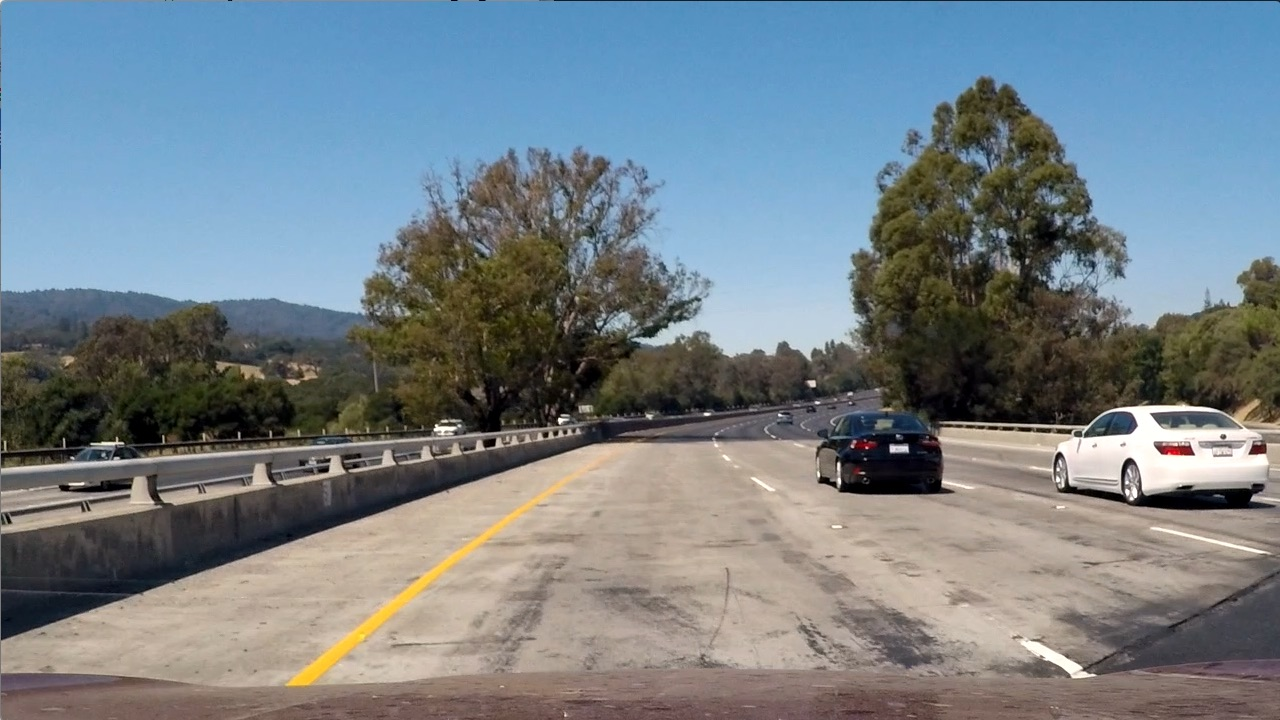
#> input picture test_images/1.jpg, 1280 x 720 px; the run also reads 3 pictures not shown here
$ jupyter execute --allow-errors Vehicle-Detection.ipynb   (shell and % lines are left out)   (older library calls are emulated)
#> lines starting #> are read from the running program, lines starting #| are printed output that depends on the picture; after the words box and inside, x2 and y2 are one past the last pixel; in counts of white or black regions, pixels touching at a corner belong together
[cell 1]
from IPython.core.display import display, HTML
display(HTML("<style>.container { width:100% !important; }</style>"))

# Vehicle detection

[cell 2]
import numpy as np
import cv2
import matplotlib.pyplot as plt
import matplotlib.image as mpimg
import glob
import random
from tqdm import tqdm
from skimage.feature import hog
from sklearn.preprocessing import StandardScaler
from sklearn.cross_validation import train_test_split
from sklearn.svm import LinearSVC
from scipy.ndimage.measurements import label
from collections import deque

## Manual vehicle detection

[cell 3]
def draw_boxes(img, bboxes, color=(0, 0, 1), thick=6):
    draw_img = np.copy(img)
    for bbox in bboxes:
        cv2.rectangle(draw_img, bbox[0], bbox[1], color, thick)
    return draw_img

image = (mpimg.imread('test_images/1.jpg') / 256).astype(np.float32)
bboxes = [((800, 400), (950, 500)), ((1050, 400), (1280, 500))]
draw_img = draw_boxes(image, bboxes)

#> (the rest of this cell did not finish here and is left out)

## Template Matching

[cell 4]
# method: cv2.TM_CCORR_NORMED, cv2.TM_CCOEFF, cv2.TM_CCORR, cv2.TM_SQDIFF, cv2.TM_SQDIFF_NORMED
def find_matches(img, templates, method):
    bbox_list = []
    for template in templates:
        temp_img = mpimg.imread(template)
        match = cv2.matchTemplate(img, temp_img, method)
        min_val, max_val, min_loc, max_loc = cv2.minMaxLoc(match)
        w, h = (temp_img.shape[1], temp_img.shape[0])
        if method in [cv2.TM_SQDIFF, cv2.TM_SQDIFF_NORMED]:
            left_top = min_loc
        else:
            left_top = max_loc
        right_bottom = (left_top[0] + w, left_top[1] + h)
        bbox_list.append((left_top, right_bottom))
    return bbox_list

image = mpimg.imread('test_images/bbox-example-image.jpg')
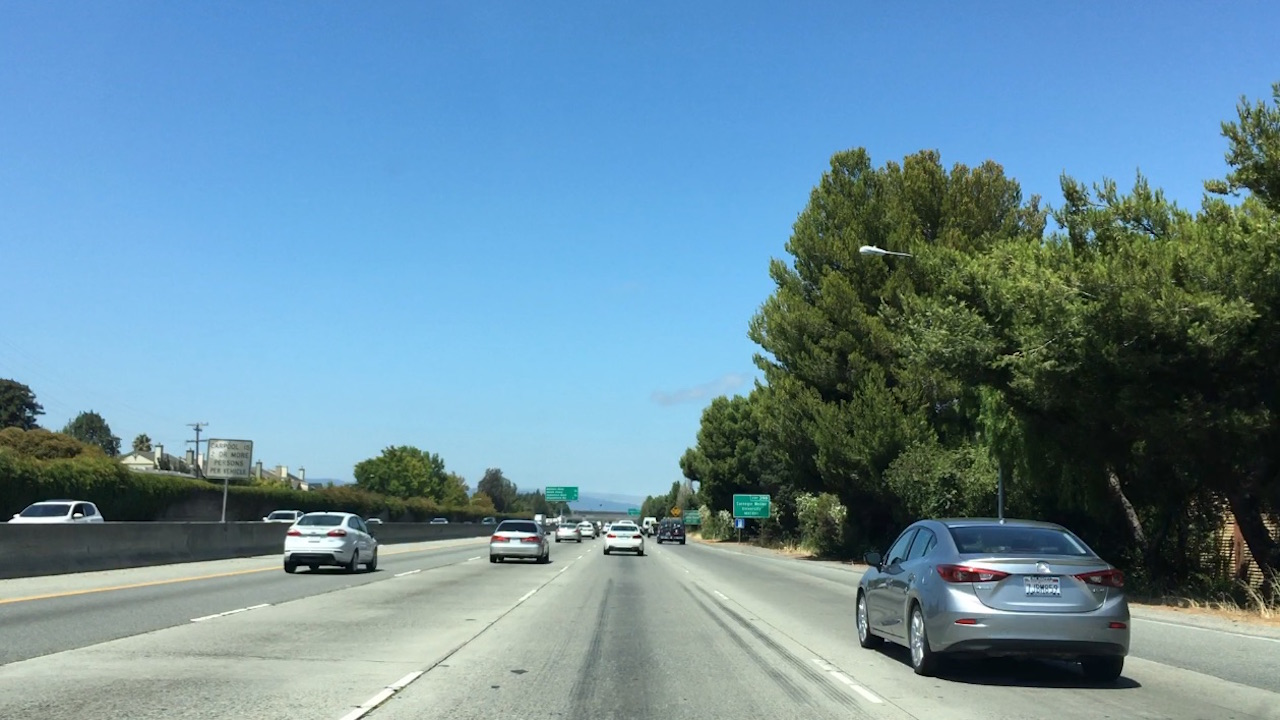
#> input picture test_images/bbox-example-image.jpg, 1280 x 720 px
#> image is the input picture: shape (720, 1280, 3); mean R, G, B 105, 140.8, 158.7
templist = glob.glob('test_images/c*.jpg')
bboxes_CCORR_NORMED = find_matches(image, templist, cv2.TM_CCORR_NORMED)
#> in find_matches, `min_val, max_val, min_loc, max_loc = cv2.minMaxLoc(match)`: min_val = 0.375; max_val = 1; min_loc = (992, 638); max_loc = (275, 510)
#> in find_matches, `right_bottom = (left_top[0] + w, left_top[1] + h)`: right_bottom = (381, 573)
#> bboxes_CCORR_NORMED = [((275, 510), (381, 573)), ((488, 518), (550, 564)), ((601, 522), (647, 556))]
result_CCORR_NORMED = draw_boxes(image, bboxes_CCORR_NORMED)
#> the loop in draw_boxes (call 2), `for bbox in bboxes:` made 3 passes
#> bbox on passes 1 to 3: ((275, 510), (381, 573)), ((488, 518), (550, 564)), ((601, 522), (647, 556))
bboxes_CCOEFF = find_matches(image, templist, cv2.TM_CCOEFF)
#> bboxes_CCOEFF has the same summary as bboxes_CCORR_NORMED
result_CCOEFF = draw_boxes(image, bboxes_CCOEFF)
bboxes_CCORR = find_matches(image, templist, cv2.TM_CCORR)
#> bboxes_CCORR = [((347, 643), (453, 706)), ((362, 651), (424, 697)), ((369, 662), (415, 696))]
result_CCORR = draw_boxes(image, bboxes_CCORR)
#> call 4 of draw_boxes, with color = (0, 0, 1), thick = 6
#> the loop in draw_boxes (call 4), `for bbox in bboxes:` made 3 passes
#> bbox on passes 1 to 3: ((347, 643), (453, 706)), ((362, 651), (424, 697)), ((369, 662), (415, 696))
#> after the loop in draw_boxes (call 4), `for bbox in bboxes:`:
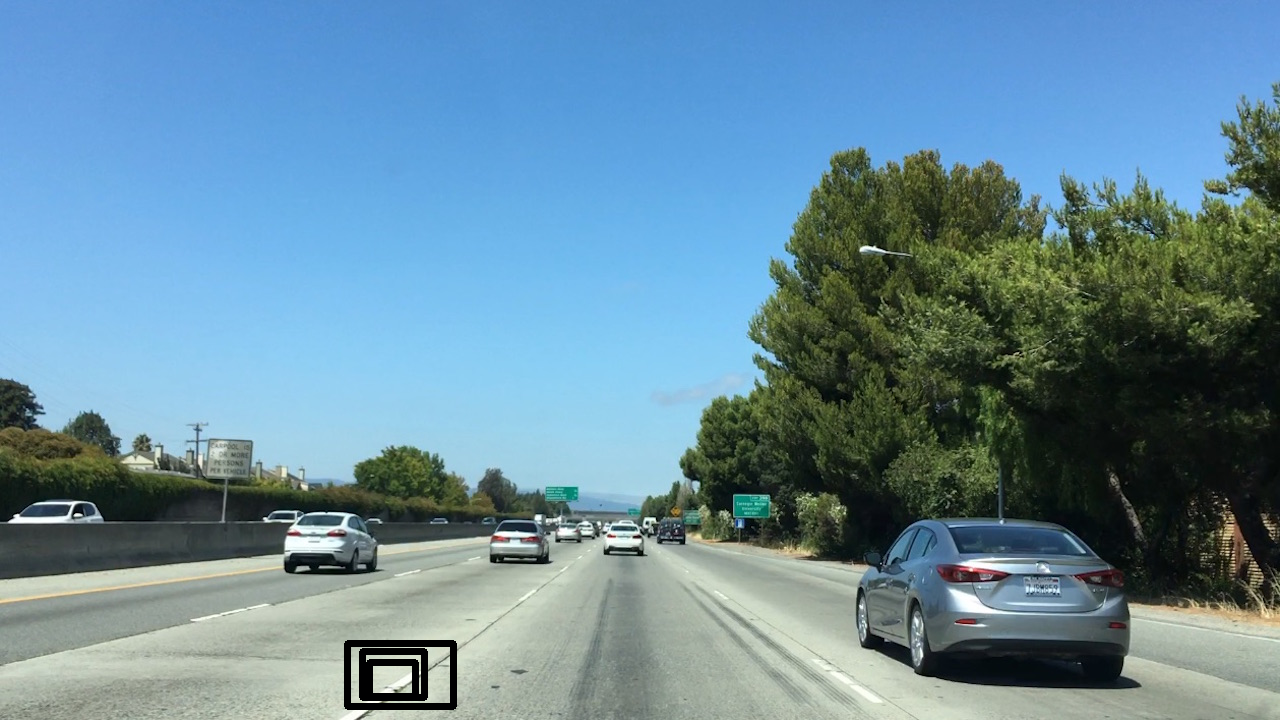
#> draw_img: shape (720, 1280, 3); 0.5% of pixels changed, all inside (x1, y1, x2, y2) = (344, 640, 457, 710)
bboxes_SQDIFF = find_matches(image, templist, cv2.TM_SQDIFF)
#> call 4 of find_matches, with method = 0
#> in find_matches (call 4), `match = cv2.matchTemplate(img, temp_img, method)`:
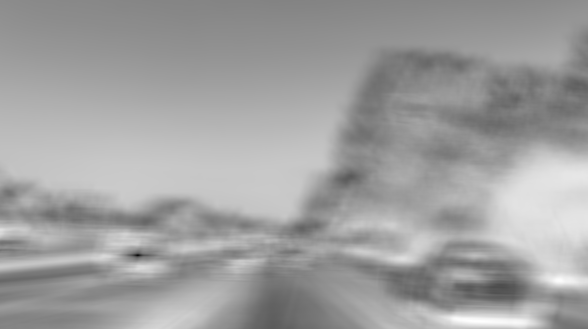
#> match: shape (658, 1175) float32 (shown at 1/2 size); min 82883, max 362020672, mean 226678128; drawn with min black and max white
#> in find_matches (call 4), `min_val, max_val, min_loc, max_loc = cv2.minMaxLoc(match)`: min_val = 82883; max_val = 362020672; min_loc = (275, 510); max_loc = (952, 642)
#> in find_matches (call 4), `left_top = min_loc`: left_top = (275, 510)
#> in find_matches (call 4), `right_bottom = (left_top[0] + w, left_top[1] + h)`: right_bottom = (381, 573)
#> bboxes_SQDIFF has the same summary as bboxes_CCORR_NORMED
result_SQDIFF = draw_boxes(image, bboxes_SQDIFF)
bboxes_SQDIFF_NORMED = find_matches(image, templist, cv2.TM_SQDIFF_NORMED)
#> in find_matches (call 5), `match = cv2.matchTemplate(img, temp_img, method)`:
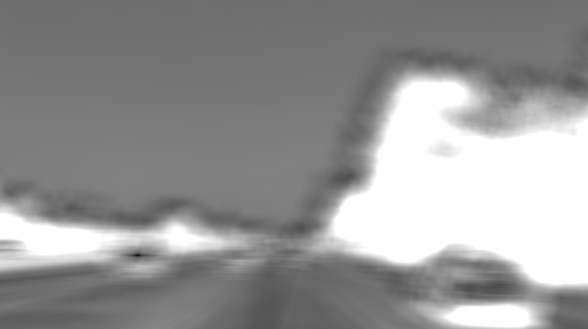
#> match: shape (658, 1175) float32 (shown at 1/2 size); min 0.000214, max 1, mean 0.591
#> in find_matches (call 5), `min_val, max_val, min_loc, max_loc = cv2.minMaxLoc(match)`: min_val = 0.000214; max_val = 1; min_loc = (275, 510); max_loc = (833, 166)
#> in find_matches (call 5), `left_top = min_loc`: left_top = (275, 510)
#> in find_matches (call 5), `right_bottom = (left_top[0] + w, left_top[1] + h)`: right_bottom = (381, 573)
#> bboxes_SQDIFF_NORMED has the same summary as bboxes_CCORR_NORMED
result_SQDIFF_NORMED = draw_boxes(image, bboxes_SQDIFF_NORMED)

#> (the rest of this cell did not finish here and is left out)

[cell 5]
color_space = 'YCrCb'
orient = 9
pix_per_cell = 8
cell_per_block = 2
hog_channel = 'ALL'
spatial_size = (32,32)
hist_bins = 32
spatial_feat = True
hist_feat = True
hog_feat = True
y_start_stop = [None, None]

## Histogram of Color

[cell 6]
def color_hist(img, nbins=32):
    # compute the histogram of the RGB channels separately
#> called with nbins = 32
    hist1 = np.histogram(img[:,:,0], bins=nbins)
    hist2 = np.histogram(img[:,:,1], bins=nbins)
    hist3 = np.histogram(img[:,:,2], bins=nbins)

    # generate bin centers
    bin_edges = hist1[1]
#> bin_edges = 33 values from 0 to 0.996
    bin_centers = bin_edges[1:] - 256 / nbins / 2
#> bin_centers = 32 values from -3.97 to -3

    # concatenate the histograms into a single feature vector
    hist_features = np.concatenate((hist1[0], hist2[0], hist3[0]))
#> hist_features = 96 values, max 634 at index 95, min 49 at index 31, mean 208.7

    return hist_features

image = (mpimg.imread('test_images/cutout1.jpg') / 256).astype(np.float32)
hist_features = color_hist(image, nbins=32)

plt.bar(range(0, len(hist_features)), hist_features)
#> (this line was passed over: IPython is not available in this run)

## Spatial Binning of Color

[cell 7]
# ravel() transform multi array to single array
def bin_spatial(img, size=(32,32)):
#> called with size = (32, 32)
    color1 = cv2.resize(img[:,:,0], size).ravel()
#> color1 = 1024 values, max 0.984 at index 327, min 0.00426 at index 873, mean 0.412
    color2 = cv2.resize(img[:,:,1], size).ravel()
#> color2 = 1024 values, max 0.996 at index 330, min 0.0145 at index 404, mean 0.464
    color3 = cv2.resize(img[:,:,2], size).ravel()
#> color3 = 1024 values, max 0.996 at index 330, min 0.0203 at index 977, mean 0.47
    return np.hstack((color1, color2, color3))

img = (mpimg.imread('test_images/cutout1.jpg') / 256).astype(np.float32)
feature_vec = bin_spatial(img, size=(32,32))
#> feature_vec = 3072 values, max 0.996 at index 1354, min 0.00426 at index 873, mean 0.449
print(feature_vec.shape, feature_vec.dtype)
#| (3072,) float32
plt.plot(feature_vec)
#> (this line was passed over: IPython is not available in this run)

## Data Exploration

[cell 8]
def data_look(car_list, notcar_list):
    data_dict = {}
    data_dict['n_cars'] = len(car_list)
    data_dict['n_notcars'] = len(notcar_list)
    image = mpimg.imread(car_list[0])
    data_dict['image_shape'] = image.shape
    data_dict['image_dtype'] = image.dtype
    return data_dict

# cars = glob.glob('trainingset/vehicles/*/*.png')
# notcars = glob.glob('trainingset/non-vehicles/*/*.png')

cars = glob.glob('vehicles/*/*.png')
notcars = glob.glob('non-vehicles/*/*.png')

#> (the rest of this cell did not finish here and is left out)

## HOG

[cell 9]
def HOG_features(img, orient, pix_per_cell, cell_per_block, vis=False, feature_vec=True):
    if vis == True:
        features, hog_image = hog(img, orientations=orient, pixels_per_cell=(pix_per_cell, pix_per_cell),
                                  cells_per_block=(cell_per_block, cell_per_block), transform_sqrt=False,
                                  visualise=vis, feature_vector=feature_vec)
        return features, hog_image
    else:
        features = hog(img, orientations=orient, pixels_per_cell=(pix_per_cell, pix_per_cell),
                                  cells_per_block=(cell_per_block, cell_per_block), transform_sqrt=False,
                                  visualise=vis, feature_vector=feature_vec)
        return features


image = (mpimg.imread('test_images/cutout1.jpg') / 256).astype(np.float32)
gray = cv2.cvtColor(image, cv2.COLOR_RGB2GRAY)
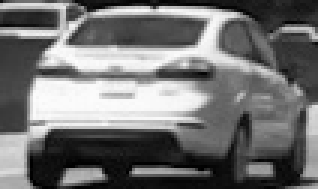
#> gray: shape (63, 106) float32 (shown 3 times larger); min 0.00223, max 0.995, mean 0.448
features, hog_image = HOG_features(gray, orient, pix_per_cell, cell_per_block, vis=True, feature_vec=True)
#> (the rest of the program and of its run is left out)
